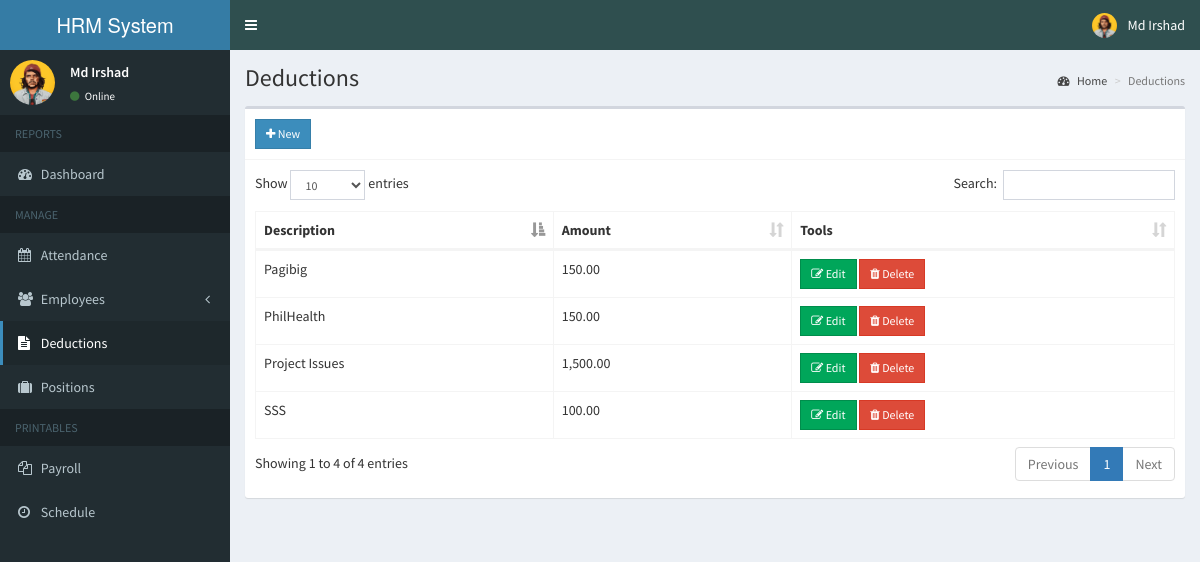
/admin/deduction.php (signed in), run on the app's committed database.
### tables this page shows
CREATE TABLE `deductions` (
  `id` int(11) NOT NULL,
  `description` varchar(100) NOT NULL,
  `amount` double NOT NULL
);

### admin/includes/session.php (called while the page is built, shortened)
<?php
	include 'includes/conn.php';
	$sql = "SELECT * FROM admin WHERE id = '".$_SESSION['admin']."'";
	$query = $conn->query($sql);
	$user = $query->fetch_assoc();
?>

### admin/deduction.php (the view, shortened to what this page needs)
<?php include 'includes/session.php'; ?>
<?php include 'includes/header.php'; ?>
<body class="hold-transition skin-blue sidebar-mini">
<div class="wrapper">
  <?php include 'includes/navbar.php'; ?>
  <?php include 'includes/menubar.php'; ?>
  <div class="content-wrapper">
    <section class="content-header">
      <h1>
        Deductions
      </h1>
      <ol class="breadcrumb">
        <li><a href="#"><i class="fa fa-dashboard"></i> Home</a></li>
        <li class="active">Deductions</li>
      </ol>
    </section>
    <section class="content">
      <div class="row">
        <div class="col-xs-12">
          <div class="box">
            <div class="box-header with-border">
              <a href="#addnew" data-toggle="modal" class="btn btn-primary btn-sm btn-flat"><i class="fa fa-plus"></i> New</a>
            </div>
            <div class="box-body">
              <table id="example1" class="table table-bordered">
                <thead>
                  <th>Description</th>
                  <th>Amount</th>
                  <th>Tools</th>
                </thead>
                <tbody>
                  <?php
                    $sql = "SELECT * FROM deductions";
                    $query = $conn->query($sql);
                    while($row = $query->fetch_assoc()){
                      echo "
                        <tr>
                          <td>".$row['description']."</td>
                          <td>".number_format($row['amount'], 2)."</td>
                          <td>
                            <button class='btn btn-success btn-sm edit btn-flat' data-id='".$row['id']."'><i class='fa fa-edit'></i> Edit</button>
                            <button class='btn btn-danger btn-sm delete btn-flat' data-id='".$row['id']."'><i class='fa fa-trash'></i> Delete</button>
                          </td>
                        </tr>
                      ";
                    }
                  ?>
                </tbody>
              </table>
            </div>
          </div>
        </div>
      </div>
    </section>
  </div>
</div>
</body>
</html>

### admin/includes/navbar.php (shortened to what this page needs)
<header class="main-header">
    <a href="home.php" class="logo">
      <span class="logo-lg"><b></b>HRM System</span>
    </a>
    <nav class="navbar navbar-static-top">
      <a href="#" class="sidebar-toggle" data-toggle="push-menu" role="button">
      </a>
      <div class="navbar-custom-menu">
        <ul class="nav navbar-nav">
          <li class="dropdown user user-menu">
            <a href="#" class="dropdown-toggle" data-toggle="dropdown">
              <img src="<?php echo (!empty($user['photo'])) ? '../images/'.$user['photo'] : '../images/profile.jpg'; ?>" class="user-image" alt="User Image">
              <span class="hidden-xs"><?php echo $user['firstname'].' '.$user['lastname']; ?></span>
            </a>
          </li>
        </ul>
      </div>
    </nav>
  </header>

### admin/includes/menubar.php (shortened to what this page needs)
<aside class="main-sidebar">
    <section class="sidebar">
      <div class="user-panel">
        <div class="pull-left image">
          <img src="<?php echo (!empty($user['photo'])) ? '../images/'.$user['photo'] : '../images/profile.jpg'; ?>" class="img-circle" alt="User Image">
        </div>
        <div class="pull-left info">
          <p><?php echo $user['firstname'].' '.$user['lastname']; ?></p>
          <a><i class="fa fa-circle text-success"></i> Online</a>
        </div>
      </div>
      <ul class="sidebar-menu" data-widget="tree">
        <li class="header">REPORTS</li>
        <li class=""><a href="home.php"><i class="fa fa-dashboard"></i> <span>Dashboard</span></a></li>
        <li class="header">MANAGE</li>
        <li><a href="attendance.php"><i class="fa fa-calendar"></i> <span>Attendance</span></a></li>
        <li class="treeview">
          <a href="#">
            <i class="fa fa-users"></i>
            <span>Employees</span>
            <span class="pull-right-container">
              <i class="fa fa-angle-left pull-right"></i>
            </span>
          </a>
        </li>
        <li><a href="deduction.php"><i class="fa fa-file-text"></i> Deductions</a></li>
        <li><a href="position.php"><i class="fa fa-suitcase"></i> Positions</a></li>
        <li class="header">PRINTABLES</li>
        <li><a href="payroll.php"><i class="fa fa-files-o"></i> <span>Payroll</span></a></li>
        <li><a href="schedule_employee.php"><i class="fa fa-clock-o"></i> <span>Schedule</span></a></li>
      </ul>
    </section>
  </aside>

### data on the page
deductions: description "SSS", amount "100.00"
deductions: description "Pagibig", amount "150.00"
deductions: description "PhilHealth", amount "150.00"
deductions: description "Project Issues", amount "1,500.00"

### other printed values
$user['firstname'] "Md"
$user['lastname'] "Irshad"
